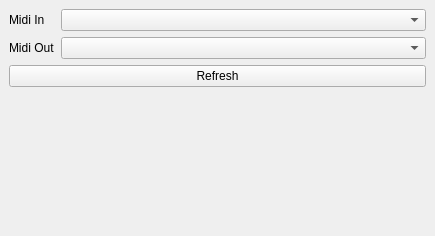
<?xml version="1.0" encoding="UTF-8"?>
<ui version="4.0">
 <class>StatusWidget</class>
 <widget class="QDockWidget" name="StatusWidget">
  <property name="geometry">
   <rect>
    <x>0</x>
    <y>0</y>
    <width>435</width>
    <height>236</height>
   </rect>
  </property>
  <property name="locale">
   <locale language="English" country="UnitedStates"/>
  </property>
  <property name="windowTitle">
   <string>Midi Status</string>
  </property>
  <widget class="QWidget" name="dockWidgetContents">
   <layout class="QVBoxLayout" name="verticalLayout">
    <item>
     <layout class="QFormLayout" name="formLayout">
      <item row="0" column="0">
       <widget class="QLabel" name="label">
        <property name="text">
         <string>Midi In</string>
        </property>
       </widget>
      </item>
      <item row="0" column="1">
       <widget class="QComboBox" name="midi_in"/>
      </item>
      <item row="1" column="0">
       <widget class="QLabel" name="label_2">
        <property name="text">
         <string>Midi Out</string>
        </property>
       </widget>
      </item>
      <item row="1" column="1">
       <widget class="QComboBox" name="midi_out"/>
      </item>
     </layout>
    </item>
    <item>
     <widget class="QPushButton" name="reset">
      <property name="text">
       <string>Refresh</string>
      </property>
     </widget>
    </item>
    <item>
     <spacer name="verticalSpacer">
      <property name="orientation">
       <enum>Qt::Vertical</enum>
      </property>
      <property name="sizeHint" stdset="0">
       <size>
        <width>20</width>
        <height>40</height>
       </size>
      </property>
     </spacer>
    </item>
   </layout>
  </widget>
 </widget>
 <resources/>
 <connections>
  <connection>
   <sender>reset</sender>
   <signal>clicked()</signal>
   <receiver>StatusWidget</receiver>
   <slot>refresh()</slot>
   <hints>
    <hint type="sourcelabel">
     <x>283</x>
     <y>110</y>
    </hint>
    <hint type="destinationlabel">
     <x>364</x>
     <y>191</y>
    </hint>
   </hints>
  </connection>
 </connections>
 <slots>
  <slot>refresh()</slot>
 </slots>
</ui>
